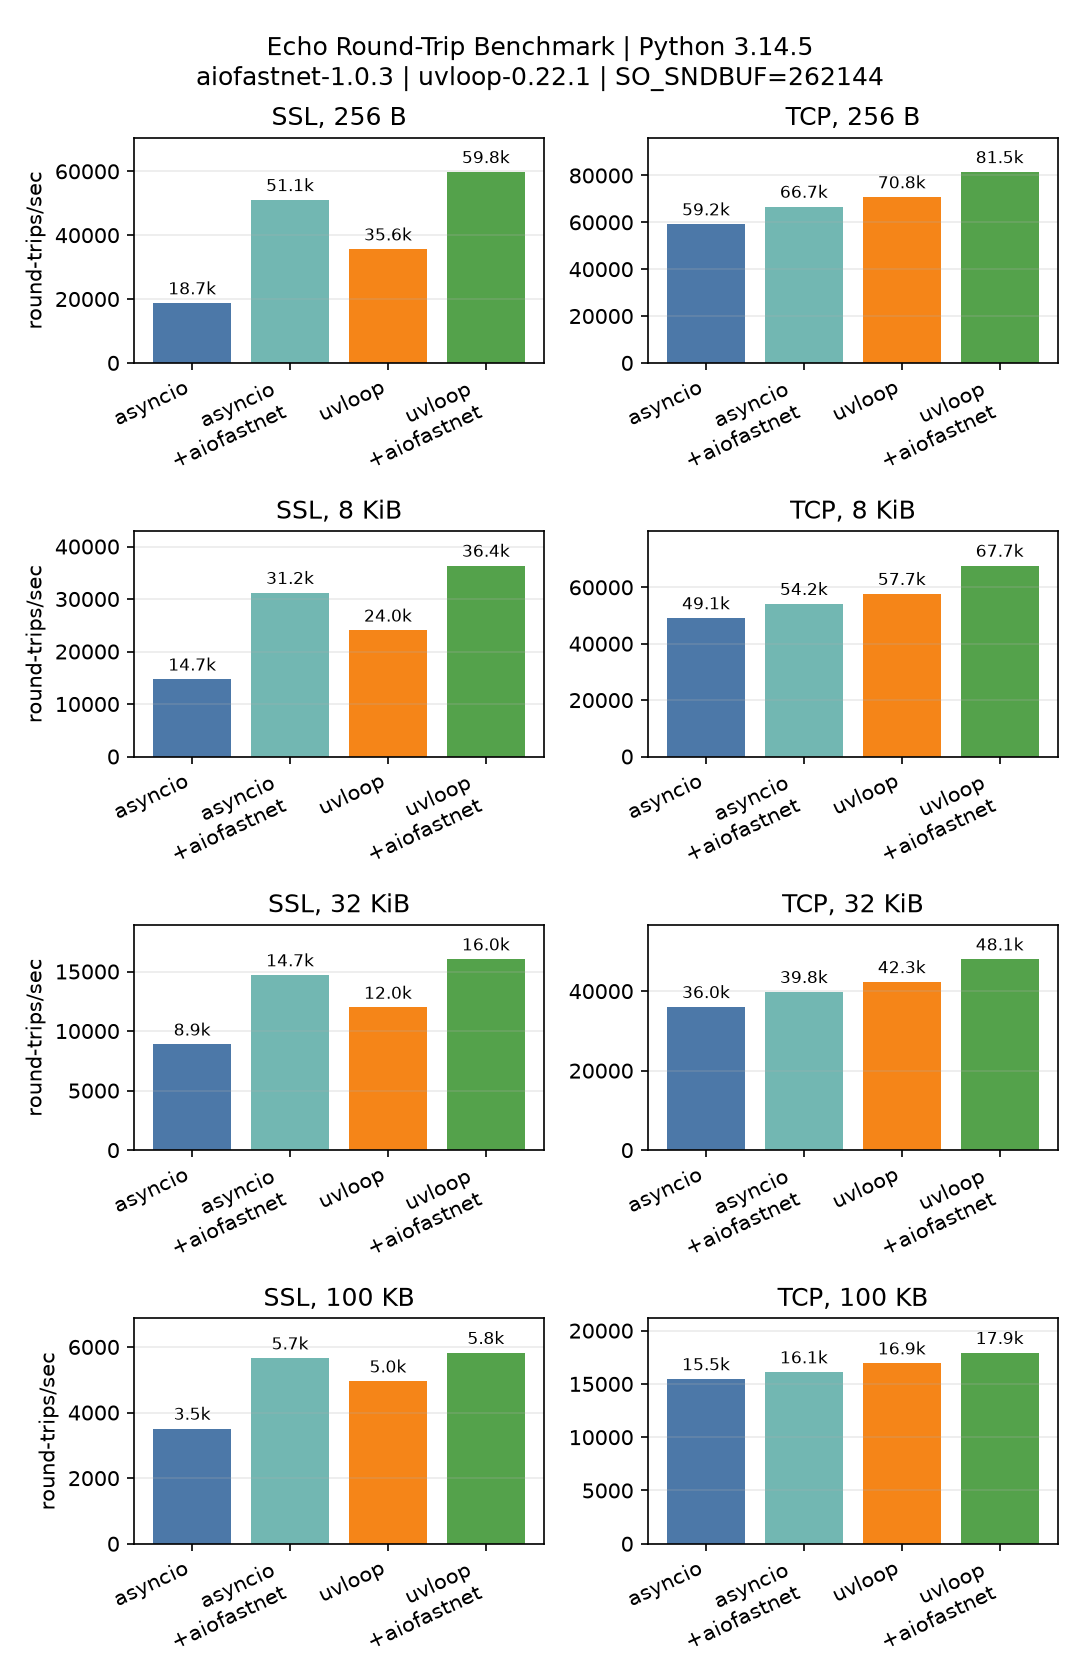

Generate this figure with Python:
#!/usr/bin/env python3
import argparse
import asyncio
import logging
import math
import socket
import sys
from logging import basicConfig
from pathlib import Path

import matplotlib.pyplot as plt

import aiofastnet
from examples.plot_utils import SVG_PLOT_STYLE, save_svg
from examples.utils import build_ssl_contexts, run_pair, set_socket_sndbuf

try:
    import uvloop
except ImportError:
    uvloop = None


try:
    import blazio
except ImportError:
    blazio = None


UDP_MAX_PAYLOAD_SIZE = 65507
SUPPORTED_TRANSPORTS = ["ssl", "tcp", "udp"]
SUPPORTED_LOOPS = ["asyncio", "uvloop", "blazio"]


def _round_msg_size(msg_size: int, chunks: int) -> int:
    return max(chunks, ((msg_size + chunks // 2) // chunks) * chunks)


async def run_benchmark(args, loop_kind: str, variant: str, transport_kind: str, msg_size: int):
    if args.asyncio_debug:
        asyncio.get_running_loop().set_debug(True)

    payload = b"x" * msg_size

    server_ssl_ctx, client_ssl_ctx = build_ssl_contexts(enable_ktls=False) \
        if transport_kind == "ssl" else (None, None)

    if variant == "aiofastnet_fb":
        if server_ssl_ctx is not None:
            server_ssl_ctx._aiofastnet_force_fallback_ssl = True
            client_ssl_ctx._aiofastnet_force_fallback_ssl = True

    use_aiofastnet = "aiofastnet" in variant

    requests = await run_pair(
        use_aiofastnet,
        args.duration,
        payload,
        not args.simple,
        server_ssl_ctx,
        client_ssl_ctx,
        None,
        args.sndbuf_size,
        transport_kind,
        args.writelines,
        args.writelines_seq,
    )
    rps = requests/args.duration
    print(f"{transport_kind}-{loop_kind}-{variant}-{msg_size}: {rps:.2f}")

    return rps


def _plot_results(
    results: dict[str, dict[int, dict[str, float]]],
    msg_sizes: list[int],
    python_version: str,
    aiofastnet_version: str,
    sndbuf_size: int,
    uvloop_version: str,
    save_plot: bool,
) -> None:
    transports = list(filter((lambda t: t in results), SUPPORTED_TRANSPORTS))

    if not transports:
        return

    variants = _collect_variants(results)
    if not variants:
        return

    with plt.rc_context(SVG_PLOT_STYLE if save_plot else {}):
        fig, _axes = _plot_absolute_results(results, transports, msg_sizes, variants)
        fig.suptitle(
            f"Echo Round-Trip Benchmark | Python {python_version}\naiofastnet-{aiofastnet_version} | "
            f"uvloop-{uvloop_version} | SO_SNDBUF={sndbuf_size}"
        )
        fig.tight_layout()

        if save_plot:
            output_path = Path(__file__).with_name("benchmark.svg")
            save_svg(fig, output_path)
            print(f"saved plot to {output_path}")

        heatmap_fig = _plot_speedup_heatmap(results, transports, msg_sizes)
        if heatmap_fig is not None:
            heatmap_fig.suptitle("aiofastnet speedup over native")
            heatmap_fig.tight_layout()
            if save_plot:
                output_path = Path(__file__).with_name("benchmark_speedup.svg")
                save_svg(heatmap_fig, output_path)
                print(f"saved plot to {output_path}")
        else:
            print("skipped speedup heatmap: need both native and aiofastnet results for at least one loop")

        if not save_plot:
            plt.show()


def _collect_variants(results: dict[str, dict[int, dict[str, float]]]) -> list[str]:
    preferred = ["asyncio", "asyncio+aiofastnet", "uvloop", "uvloop+aiofastnet"]
    seen = set()
    variants = []

    for variant in preferred:
        if any(variant in by_variant for by_msg in results.values() for by_variant in by_msg.values()):
            variants.append(variant)
            seen.add(variant)

    for by_msg in results.values():
        for by_variant in by_msg.values():
            for variant in by_variant:
                if variant not in seen:
                    variants.append(variant)
                    seen.add(variant)

    return variants


def _plot_absolute_results(
    results: dict[str, dict[int, dict[str, float]]],
    transports: list[str],
    msg_sizes: list[int],
    variants: list[str],
):
    rows = len(msg_sizes)
    cols = len(transports)
    fig_width = max(6.0, 3.6 * cols)
    fig_height = max(3.2, 2.8 * rows)
    fig, axes = plt.subplots(rows, cols, figsize=(fig_width, fig_height), squeeze=False)

    for row, msg_size in enumerate(msg_sizes):
        for col, transport in enumerate(transports):
            ax = axes[row][col]
            values_by_variant = results.get(transport, {}).get(msg_size, {})
            local_variants = [variant for variant in variants if variant in values_by_variant]
            values = [values_by_variant[variant] for variant in local_variants]

            if values:
                bars = ax.bar(range(len(local_variants)), values, color=_variant_colors(local_variants))
                ax.set_ylim(0, max(values) * 1.18)
                _annotate_bars(ax, bars, values)
            else:
                ax.set_ylim(0, 1)
                ax.text(0.5, 0.5, "no data", ha="center", va="center", transform=ax.transAxes)

            ax.set_title(f"{transport.upper()}, {_format_msg_size(msg_size)}")
            ax.set_xticks(range(len(local_variants)))
            ax.set_xticklabels([_format_variant(variant) for variant in local_variants], rotation=25, ha="right")
            ax.grid(axis="y", alpha=0.25)

            if col == 0:
                ax.set_ylabel("round-trips/sec")

    return fig, axes


def _plot_speedup_heatmap(
    results: dict[str, dict[int, dict[str, float]]],
    transports: list[str],
    msg_sizes: list[int],
):
    row_labels = []
    heatmap_data = []

    for transport in transports:
        for loop_kind in ("asyncio", "uvloop"):
            native_key = loop_kind
            aiofastnet_key = f"{loop_kind}+aiofastnet"
            row = []
            has_pair = False

            for msg_size in msg_sizes:
                values = results.get(transport, {}).get(msg_size, {})
                native = values.get(native_key)
                aiofastnet = values.get(aiofastnet_key)
                if native and aiofastnet:
                    row.append(aiofastnet / native)
                    has_pair = True
                else:
                    row.append(math.nan)

            if has_pair:
                row_labels.append(f"{transport.upper()} {loop_kind}")
                heatmap_data.append(row)

    if not heatmap_data:
        return None

    fig_width = max(6.0, 1.5 * len(msg_sizes) + 3.0)
    fig_height = max(2.6, 0.55 * len(row_labels) + 1.6)
    fig, ax = plt.subplots(figsize=(fig_width, fig_height))
    finite_values = [value for row in heatmap_data for value in row if not math.isnan(value)]
    vmin = min(1.0, min(finite_values))
    vmax = max(finite_values)
    if vmin == vmax:
        vmax = vmin + 0.01
    image = ax.imshow(heatmap_data, cmap="YlGn", aspect="auto", vmin=vmin, vmax=vmax)

    ax.set_xticks(range(len(msg_sizes)))
    ax.set_xticklabels([_format_msg_size(msg_size) for msg_size in msg_sizes])
    ax.set_yticks(range(len(row_labels)))
    ax.set_yticklabels(row_labels)

    for row_idx, row in enumerate(heatmap_data):
        for col_idx, value in enumerate(row):
            if math.isnan(value):
                label = "-"
            else:
                label = f"{value:.2f}x"
            ax.text(col_idx, row_idx, label, ha="center", va="center", color="black")

    fig.colorbar(image, ax=ax, label="speedup")
    return fig


def _format_msg_size(size: int) -> str:
    if size >= 1024 and size % 1024 == 0:
        return f"{size // 1024} KiB"
    if size >= 1000:
        return f"{size / 1000:g} KB"
    return f"{size} B"


def _format_variant(variant: str) -> str:
    return variant.replace("+", "\n+")


def _variant_colors(variants: list[str]) -> list[str]:
    colors = {
        "asyncio": "#4c78a8",
        "asyncio+aiofastnet": "#72b7b2",
        "uvloop": "#f58518",
        "uvloop+aiofastnet": "#54a24b",
    }
    return [colors.get(variant, "#b279a2") for variant in variants]


def _format_rps(value: float) -> str:
    if value >= 1000:
        return f"{value / 1000:.1f}k"
    return f"{value:.0f}"


def _annotate_bars(ax, bars, values: list[float]) -> None:
    y_max = max(values)
    offset = y_max * 0.025 if y_max > 0 else 0.1
    for bar, value in zip(bars, values):
        ax.text(
            bar.get_x() + bar.get_width() / 2,
            bar.get_height() + offset,
            _format_rps(value),
            ha="center",
            va="bottom",
            fontsize=8,
        )


def main():
    parser = argparse.ArgumentParser(description="Echo round-trip benchmark over loopback.")
    parser.add_argument("--msg-sizes", default="256,8192,32768,100000", help="Comma-separated message sizes in bytes")
    parser.add_argument("--loops", default="asyncio,uvloop", help="Comma-separated event loops (asyncio,uvloop)")
    parser.add_argument(
        "--variant",
        default="native,aiofastnet",
        help="Comma-separated backend variants, any of (native,aiofastnet_fb,aiofastnet)",
    )
    parser.add_argument("--transport", default="ssl,tcp", help="Comma-separated transport types (tcp,ssl,udp)")
    parser.add_argument("--duration", type=float, default=5.0, help="Benchmark duration in seconds" )
    parser.add_argument(
        "--sndbuf-size",
        type=int,
        default=256*1024,
        help="Socket SO_SNDBUF value to request",
    )
    parser.add_argument("--simple", action="store_true", help="Use simple protocol instead of buffered")
    parser.add_argument("--writelines", type=int, help="Divide each client message into this many chunks and send it with writelines()")
    parser.add_argument(
        "--writelines-seq",
        action="store_true",
        help="Send the --writelines chunks with individual write() calls instead of writelines()",
    )
    parser.add_argument("--save-plot", action="store_true", help="Save plot to examples/benchmark.svg")
    parser.add_argument("--no-plot", action="store_true", help="Disable plotting")
    parser.add_argument("--asyncio-debug", action="store_true", help="Enable loop debug")
    args = parser.parse_args()

    if args.duration <= 0:
        parser.error("--duration must be > 0")
    if args.sndbuf_size <= 0:
        parser.error("--sndbuf-size must be > 0")
    if args.writelines is not None and args.writelines <= 0:
        parser.error("--writelines must be > 0")
    if args.writelines_seq and args.writelines is None:
        parser.error("--writelines-seq requires --writelines")

    args.transports = [transport.strip() for transport in args.transport.split(",") if transport.strip()]
    args.loops = [loop_name.strip() for loop_name in args.loops.split(",") if loop_name.strip()]
    args.variants = [kind.strip() for kind in args.variant.split(",") if kind.strip()]
    args.msg_sizes = [int(part.strip()) for part in args.msg_sizes.split(",") if part.strip()]
    if any(msg_size <= 0 for msg_size in args.msg_sizes):
        parser.error("--msg-sizes must contain integers > 0")
    if args.writelines is not None:
        args.msg_sizes = [_round_msg_size(msg_size, args.writelines) for msg_size in args.msg_sizes]

    unknown_loops = [loop_name for loop_name in args.loops if loop_name not in SUPPORTED_LOOPS]
    if unknown_loops:
        parser.error(f"Unknown --loops values: {unknown_loops}. Valid: {SUPPORTED_LOOPS}")

    unknown_transports = [transport for transport in args.transports if transport not in SUPPORTED_TRANSPORTS]
    if unknown_transports:
        parser.error(f"Unknown --transport values: {unknown_transports}. Valid: {SUPPORTED_TRANSPORTS}")
    if args.writelines is not None and "udp" in args.transports:
        parser.error("--writelines is not supported with udp")

    if any(loop_name == "uvloop" for loop_name in args.loops) and uvloop is None:
        parser.error("uvloop variant requested but uvloop is not installed")

    all_results: dict[str, dict[int, dict[str, float]]] = {}
    aiofastnet_version = getattr(aiofastnet, "__version__", "unknown")
    uvloop_version = getattr(uvloop, "__version__", "not installed")
    with socket.socket(socket.AF_INET, socket.SOCK_STREAM) as probe_sock:
        effective_sndbuf = set_socket_sndbuf(probe_sock, args.sndbuf_size)

    print(f"msg_sizes={','.join(str(x) for x in args.msg_sizes)}")
    print(f"loops={','.join(args.loops)}")
    print(f"duration={args.duration:.3f}s")
    if args.writelines is not None:
        print(f"writelines={args.writelines}")
        print(f"writelines_seq={args.writelines_seq}")
    print(f"python={sys.version.split()[0]}")
    print(f"aiofastnet={aiofastnet_version}")
    print(f"uvloop={uvloop_version}")
    print(f"SNDBUF={effective_sndbuf})")

    for transport_kind in args.transports:
        all_results[transport_kind] = {}
        for msg_size in args.msg_sizes:
            all_results[transport_kind][msg_size] = {}
            if transport_kind == "udp" and msg_size > UDP_MAX_PAYLOAD_SIZE:
                print(f"udp-{msg_size}: skipped, exceeds UDP payload limit {UDP_MAX_PAYLOAD_SIZE}")
                continue
            for loop_kind in args.loops:
                for variant in args.variants:
                    if loop_kind == "uvloop":
                        loop_factory = uvloop.Loop
                    elif loop_kind == "blazio":
                        loop_factory = blazio.new_event_loop
                    else:
                        loop_factory = asyncio.SelectorEventLoop
                    rps = asyncio.run(
                        run_benchmark(args, loop_kind, variant, transport_kind, msg_size),
                        loop_factory=loop_factory,
                    )
                    if variant == "native":
                        name = loop_kind
                    else:
                        name = f"{loop_kind}+{variant}"
                    all_results[transport_kind][msg_size][name] = rps

    if not args.no_plot:
        _plot_results(
            all_results,
            args.msg_sizes,
            sys.version.split()[0],
            aiofastnet_version,
            effective_sndbuf,
            uvloop_version,
            args.save_plot,
        )


if __name__ == "__main__":
    basicConfig(level=logging.WARNING)
    main()
